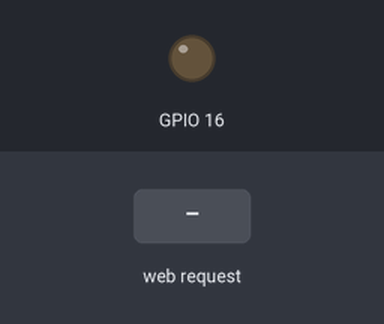
The sketch below on a simulated ESP8266 (NodeMCU). Parts: output pins drawn as LEDs (lit = HIGH). The inputs (shaded band) are chosen by the test bench. WiFi joins after 1.5 s; servers stay silent unless stated; what the sketch prints to the serial monitor is not drawn.

Above: at 2.7 s.
2.8 s: HTTP request GET /off received
At 3.3 s:
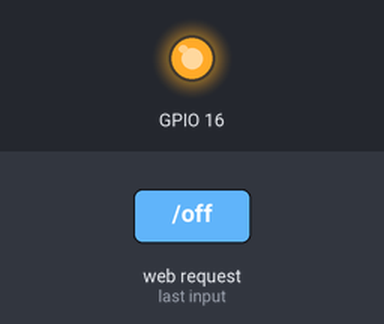
4.3 s: HTTP request GET /on received
At 5.6 s:
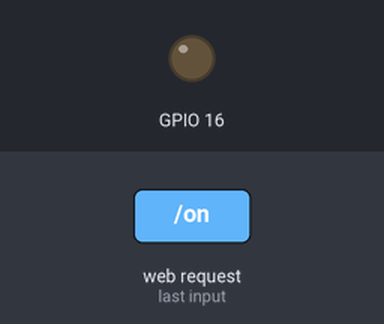
Timing chart, 0 to 7.3 s (numbered marks = the images above; inputs shaded):
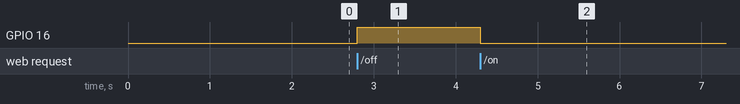

The sketch:

voice_nodemcu_automation.ino
```cpp
#include<ESP8266WiFi.h>

const char* ssid="AndroidAP";
const char* pass="password123";

WiFiClient client;
WiFiServer server(80);

String req;
void setup()
{
pinMode(16,OUTPUT);
Serial.begin(115200);
WiFi.begin(ssid,pass);
Serial.print("Connecting to...");
Serial.println(ssid);
while (!(WiFi.status()==WL_CONNECTED))
{
Serial.print(".");
delay(100);
}
Serial.print("Wifi has been Connected with");
Serial.print(WiFi.localIP());
Serial.println();

 server.begin();
}

void loop()
{
client = server.available();
if(!client)
{
return;
}

 String req1=client.readStringUntil('\r');
req1.remove(0, 5);
req1.remove(req1.length()-9,9);
req=req1;

 if(req=="on")
{
digitalWrite(16,0);
}
if(req=="off")
{digitalWrite(16,1);
}

 client.println("HTTP/1.1 200 OK");
client.println("Content-type: text/html");
client.println("");
client.println("<DOCTYPE HTML>");
client.println("<html>");
client.println(req);
client.println("</html>");
client.stop();
delay(5);
req="";

}
```

Measured:
- after the input at 2.8 s, GPIO 16: LOW → HIGH at once
- after the input at 4.3 s, GPIO 16: HIGH → LOW at once
